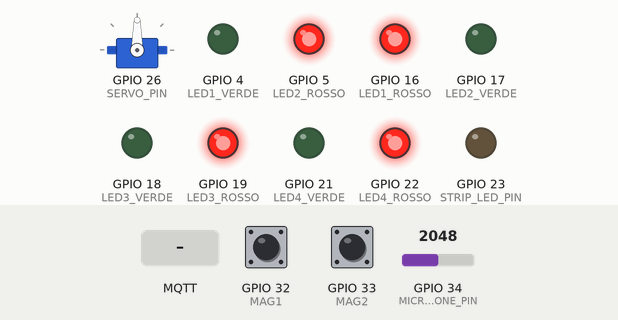
Recording of a sketch running on a simulated ESP32. Shown: servo, output pins drawn as LEDs (lit = HIGH). Inputs (shaded band) come from the test bench; at power-on: GPIO 32 (MAG1) HIGH, GPIO 33 (MAG2) HIGH, GPIO 34 (MICROPHONE_PIN) = 2048. WiFi joins after 1.5 s; servers stay silent unless stated; random numbers use the default seed unless the sketch sets one; no MQTT or app messages arrive unless stated; what the sketch prints to the serial monitor is not drawn.

Above: at 4.7 s.
4.8 s: MQTT message "green" arrives on the second subscribed topic
At 5.5 s:
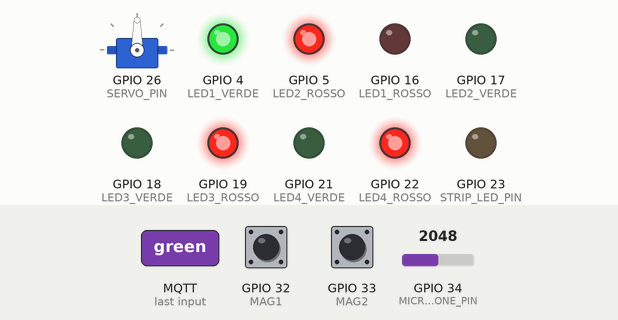
6.5 s: MQTT message "device/" arrives on the third subscribed topic
At 7.1 s:
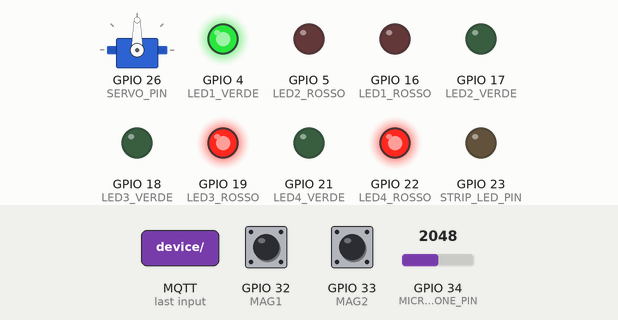
8.0 s: MQTT message "red" arrives on the second subscribed topic
At 9.2 s:
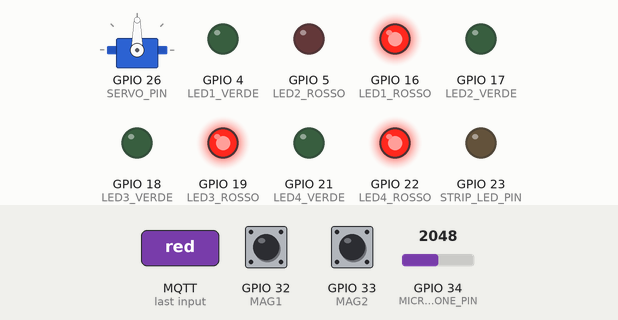
9.5 s: MQTT message "green" arrives on the third subscribed topic
At 10.5 s:
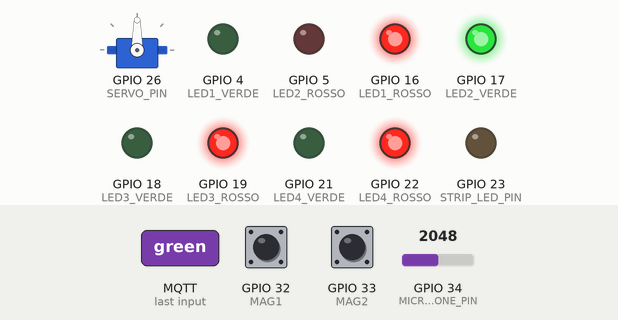
Timing chart, 0 to 12.5 s (numbered marks = the images above; inputs shaded):
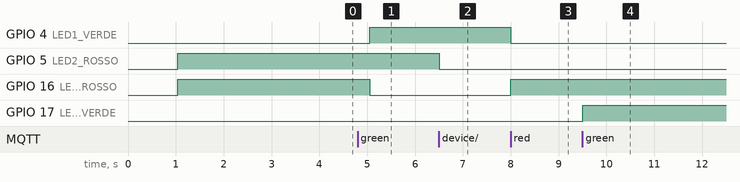

The sketch:

esp32-cucina-STABLE-CLOUD.ino
```cpp
/* =========================================================================
   ESP32 CUCINA - CLOUD-FIRST STABLE VERSION

   FASE 2 - Stabilizzazione Hardware + Cloud MQTT

   FEATURES:
   ✅ WiFiManager captive portal (AP: EscapeRoom-Cucina)
   ✅ HiveMQ Cloud MQTT over TLS (porta 8883)
   ✅ Triple watchdog (WiFi + MQTT + Hardware)
   ✅ Heartbeat strutturato ogni 30s
   ✅ Reset remoto via MQTT
   ✅ Last Will & Testament
   ✅ Zero IP hardcoded
   ✅ Zero SSID hardcoded

   Hardware:
   - 4 LED bicolore sincronizzati via MQTT
   - MAG1 (GPIO 32): Anta mobile decorativa
   - MAG2 (GPIO 33): Pentola sui fornelli
   - Servo frigo (GPIO 26)
   - Microfono serra con calibrazione adattiva (GPIO 34)
   - Strip LED serra (GPIO 23)
   ========================================================================= */

#include <WiFi.h>
#include <WiFiClientSecure.h>
#include <PubSubClient.h>
#include <ArduinoJson.h>
#include <WiFiManager.h>
#include <esp_task_wdt.h>
#include <ESP32Servo.h>

// ========================================================================
// CONFIGURAZIONE
// ========================================================================

const char* MQTT_SERVER = "your-cluster.hivemq.cloud";
const int   MQTT_PORT = 8883;
const char* MQTT_USER = "escape_device";
const char* MQTT_PASS = "your_password";

#define DEVICE_ID "cucina"
#define SESSION_ID 999

#define WIFI_RESTART_TIMEOUT 120000
#define MQTT_RESTART_TIMEOUT 180000
#define WDT_TIMEOUT 120

#define HEARTBEAT_INTERVAL 30000
#define PORTAL_TIMEOUT 180

#define ALLOW_INSECURE_TLS 1

// ========================================================================
// PIN HARDWARE
// ========================================================================

// Sensori magnetici
#define MAG1 32   // Anta mobile
#define MAG2 33   // Pentola

// Servo frigo
#define SERVO_PIN 26

// Strip LED serra
#define STRIP_LED_PIN 23

// Microfono
#define MICROPHONE_PIN 34

// LED bicolore
#define LED1_VERDE 4    // Porta cucina
#define LED1_ROSSO 16
#define LED2_VERDE 17   // Fornelli (invertito fisicamente)
#define LED2_ROSSO 5
#define LED3_VERDE 18   // Frigo
#define LED3_ROSSO 19
#define LED4_VERDE 21   // Serra
#define LED4_ROSSO 22

// ========================================================================
// OGGETTI GLOBALI
// ========================================================================

WiFiClientSecure espClient;
PubSubClient client(espClient);
WiFiManager wifiManager;
Servo servoFrigo;

// ========================================================================
// STATO HARDWARE
// ========================================================================

String led1Color = "red";
String led2Color = "red";
String led3Color = "red";
String led4Color = "red";

bool prevMag1 = HIGH;
bool prevMag2 = HIGH;
bool servoIsClosed = false;
bool stripLedOn = false;

unsigned long lastBlinkTime = 0;
bool blinkState = false;
const unsigned long BLINK_INTERVAL = 500;

// ========================================================================
// MICROFONO (CALIBRAZIONE ADATTIVA)
// ========================================================================

float baselineNoise = 0;
const int BASELINE_SAMPLES = 50;
const float BASELINE_ALPHA = 0.98;
const int PEAK_MARGIN = 800;
const int MIN_THRESHOLD = 500;
const int MAX_THRESHOLD = 3500;

unsigned long lastPeakTime = 0;
const unsigned long PEAK_COOLDOWN = 2000;

// ========================================================================
// TIMING & WATCHDOG
// ========================================================================

unsigned long tHeartbeat = 0;
unsigned long lastMicCheck = 0;
const unsigned long MIC_CHECK_INTERVAL = 100;

enum WiFiWatchdogState { WIFI_OK, WIFI_RECONNECTING };
enum MQTTWatchdogState { MQTT_OK, MQTT_RECONNECTING };

WiFiWatchdogState wifiWdState = WIFI_OK;
MQTTWatchdogState mqttWdState = MQTT_OK;

unsigned long wifiDisconnectTime = 0;
unsigned long mqttDisconnectTime = 0;
unsigned long mqttLastReconnectAttempt = 0;

// ========================================================================
// MQTT CALLBACK
// ========================================================================

void mqttCallback(char* topic, byte* payload, unsigned int length) {
  String topicStr = String(topic);
  String message = "";
  for (unsigned int i = 0; i < length; i++) {
    message += (char)payload[i];
  }

  // Reset remoto
  if (topicStr == "device/" + String(DEVICE_ID) + "/cmd/reset") {
    Serial.println("\n🔴 ===== RESET REMOTO =====");
    delay(1000);
    ESP.restart();
  }

  // Comandi cucina via MQTT
  if (topicStr == "escape/cucina/" + String(SESSION_ID) + "/led/porta") {
    led1Color = message;
    blinkState = true;
    lastBlinkTime = millis();
  }

  if (topicStr == "escape/cucina/" + String(SESSION_ID) + "/led/fornelli") {
    led2Color = message;
  }

  if (topicStr == "escape/cucina/" + String(SESSION_ID) + "/led/frigo") {
    led3Color = message;
  }

  if (topicStr == "escape/cucina/" + String(SESSION_ID) + "/led/serra") {
    led4Color = message;
  }

  if (topicStr == "escape/cucina/" + String(SESSION_ID) + "/strip/control") {
    stripLedOn = (message == "on" || message == "true");
    digitalWrite(STRIP_LED_PIN, stripLedOn ? HIGH : LOW);
  }

  if (topicStr == "escape/cucina/" + String(SESSION_ID) + "/servo/control") {
    if (message == "close" && !servoIsClosed) {
      servoFrigo.write(0);
      servoIsClosed = true;
    } else if (message == "open" && servoIsClosed) {
      servoFrigo.write(90);
      servoIsClosed = false;
    }
  }
}

// ========================================================================
// SETUP WIFI
// ========================================================================

void setupWiFi() {
  Serial.println("\n📡 ===== WIFI SETUP =====");

  wifiManager.setAPCallback([](WiFiManager *myWiFiManager) {
    Serial.println("⚠️  Modalità Captive Portal:");
    Serial.println("   SSID: EscapeRoom-Cucina");
    Serial.println("   IP: 192.168.4.1");
  });

  wifiManager.setConfigPortalTimeout(PORTAL_TIMEOUT);

  if (!wifiManager.autoConnect("EscapeRoom-Cucina")) {
    Serial.println("❌ WiFi timeout, riavvio...");
    delay(3000);
    ESP.restart();
  }

  Serial.println("✅ WiFi connesso!");
  Serial.print("   IP: ");
  Serial.println(WiFi.localIP());
}

// ========================================================================
// SETUP MQTT
// ========================================================================

void setupMQTT() {
  Serial.println("\n🔌 ===== MQTT SETUP =====");

  #if ALLOW_INSECURE_TLS
    espClient.setInsecure();
    Serial.println("⚠️  TLS INSECURE MODE");
  #endif

  client.setServer(MQTT_SERVER, MQTT_PORT);
  client.setCallback(mqttCallback);
}

// ========================================================================
// MQTT RECONNECT
// ========================================================================

void reconnectMQTT() {
  if (client.connected()) return;

  if (millis() - mqttLastReconnectAttempt < 5000) return;
  mqttLastReconnectAttempt = millis();

  Serial.print("🔌 MQTT reconnect...");

  String clientId = "ESP32-Cucina-" + String(random(0xffff), HEX);
  String willTopic = "device/" + String(DEVICE_ID) + "/status";

  if (client.connect(
    clientId.c_str(),
    MQTT_USER,
    MQTT_PASS,
    willTopic.c_str(),
    1,
    false,
    "offline"
  )) {
    Serial.println(" ✅");

    client.publish(willTopic.c_str(), "online", true);

    String resetTopic = "device/" + String(DEVICE_ID) + "/cmd/reset";
    String baseTopic = "escape/cucina/" + String(SESSION_ID) + "/";

    client.subscribe(resetTopic.c_str());
    client.subscribe((baseTopic + "led/porta").c_str());
    client.subscribe((baseTopic + "led/fornelli").c_str());
    client.subscribe((baseTopic + "led/frigo").c_str());
    client.subscribe((baseTopic + "led/serra").c_str());
    client.subscribe((baseTopic + "strip/control").c_str());
    client.subscribe((baseTopic + "servo/control").c_str());

    Serial.println("📥 Subscribed a topic cucina");

  } else {
    Serial.print(" ❌ (rc=");
    Serial.print(client.state());
    Serial.println(")");
  }
}

// ========================================================================
// HEARTBEAT
// ========================================================================

void sendHeartbeat() {
  if (millis() - tHeartbeat < HEARTBEAT_INTERVAL) return;
  tHeartbeat = millis();

  StaticJsonDocument<300> doc;
  doc["device_id"] = DEVICE_ID;
  doc["uptime_s"] = millis() / 1000;
  doc["wifi_rssi"] = WiFi.RSSI();
  doc["free_heap"] = ESP.getFreeHeap();
  doc["mqtt_connected"] = client.connected();
  doc["mag1_state"] = digitalRead(MAG1);
  doc["mag2_state"] = digitalRead(MAG2);
  doc["mic_baseline"] = (int)baselineNoise;

  char buffer[300];
  serializeJson(doc, buffer);

  String topic = "device/" + String(DEVICE_ID) + "/heartbeat";
  client.publish(topic.c_str(), buffer, true);
}

// ========================================================================
// WATCHDOG
// ========================================================================

void checkWiFiWatchdog() {
  if (WiFi.status() != WL_CONNECTED) {
    if (wifiWdState == WIFI_OK) {
      wifiDisconnectTime = millis();
      wifiWdState = WIFI_RECONNECTING;
      Serial.println("⚠️  WiFi perso");
      WiFi.reconnect();
    } else {
      if (millis() - wifiDisconnectTime > WIFI_RESTART_TIMEOUT) {
        Serial.println("\n🔴 WIFI WATCHDOG → RESTART!");
        delay(1000);
        ESP.restart();
      }
    }
  } else {
    if (wifiWdState == WIFI_RECONNECTING) {
      Serial.println("✅ WiFi recuperato!");
    }
    wifiWdState = WIFI_OK;
  }
}

void checkMQTTWatchdog() {
  if (wifiWdState != WIFI_OK) return;

  if (!client.connected()) {
    if (mqttWdState == MQTT_OK) {
      mqttDisconnectTime = millis();
      mqttWdState = MQTT_RECONNECTING;
      reconnectMQTT();
    } else {
      if (millis() - mqttDisconnectTime > MQTT_RESTART_TIMEOUT) {
        Serial.println("\n🔴 MQTT WATCHDOG → RESTART!");
        delay(1000);
        ESP.restart();
      }
      reconnectMQTT();
    }
  } else {
    if (mqttWdState == MQTT_RECONNECTING) {
      Serial.println("✅ MQTT recuperato!");
    }
    mqttWdState = MQTT_OK;
  }
}

// ========================================================================
// LED CONTROL
// ========================================================================

void setLED(int pinVerde, int pinRosso, String color) {
  if (color == "green") {
    digitalWrite(pinVerde, HIGH);
    digitalWrite(pinRosso, LOW);
  } else if (color == "red") {
    digitalWrite(pinVerde, LOW);
    digitalWrite(pinRosso, HIGH);
  } else if (color == "yellow") {
    digitalWrite(pinVerde, HIGH);
    digitalWrite(pinRosso, HIGH);
  } else {
    digitalWrite(pinVerde, LOW);
    digitalWrite(pinRosso, LOW);
  }
}

void updateDoorLED() {
  if (led1Color == "red") {
    digitalWrite(LED1_VERDE, LOW);
    digitalWrite(LED1_ROSSO, HIGH);
  }
  else if (led1Color == "blinking") {
    unsigned long now = millis();
    if (now - lastBlinkTime >= BLINK_INTERVAL) {
      blinkState = !blinkState;
      lastBlinkTime = now;
    }
    if (blinkState) {
      digitalWrite(LED1_VERDE, HIGH);
      digitalWrite(LED1_ROSSO, LOW);
    } else {
      digitalWrite(LED1_VERDE, LOW);
      digitalWrite(LED1_ROSSO, LOW);
    }
  }
  else if (led1Color == "green") {
    digitalWrite(LED1_VERDE, HIGH);
    digitalWrite(LED1_ROSSO, LOW);
  }
}

// ========================================================================
// SENSORI MAGNETICI
// ========================================================================

void checkMAG1() {
  bool currentMag1 = digitalRead(MAG1);

  if (currentMag1 != prevMag1) {
    Serial.println("\n🗄️ MAG1 ANTA cambiato");

    String topic = "escape/cucina/" + String(SESSION_ID) + "/mag1/trigger";
    client.publish(topic.c_str(), currentMag1 == LOW ? "closed" : "open");

    prevMag1 = currentMag1;
    delay(1000);
  }
}

void checkMAG2() {
  bool currentMag2 = digitalRead(MAG2);

  if (currentMag2 != prevMag2) {
    Serial.println("\n🍳 MAG2 PENTOLA cambiato");

    if (currentMag2 == LOW) {
      String topic = "escape/cucina/" + String(SESSION_ID) + "/mag2/trigger";
      client.publish(topic.c_str(), "detected");
    }

    prevMag2 = currentMag2;
    delay(1000);
  }
}

// ========================================================================
// MICROFONO
// ========================================================================

void checkMicrophonePeak() {
  unsigned long now = millis();
  if (now - lastMicCheck < MIC_CHECK_INTERVAL) return;
  lastMicCheck = now;

  int soundLevel = analogRead(MICROPHONE_PIN);

  float currentThreshold = baselineNoise + PEAK_MARGIN;
  currentThreshold = constrain(currentThreshold, MIN_THRESHOLD, MAX_THRESHOLD);

  if (soundLevel < currentThreshold) {
    baselineNoise = (BASELINE_ALPHA * baselineNoise) + ((1 - BASELINE_ALPHA) * soundLevel);
  }

  if (soundLevel > currentThreshold && (now - lastPeakTime > PEAK_COOLDOWN)) {
    lastPeakTime = now;

    Serial.println("\n🎤 PICCO SONORO!");
    Serial.print("   Level: ");
    Serial.print(soundLevel);
    Serial.print(" / Threshold: ");
    Serial.println(currentThreshold, 0);

    String topic = "escape/cucina/" + String(SESSION_ID) + "/microphone/peak";
    client.publish(topic.c_str(), "detected");
  }
}

// ========================================================================
// PUBLISH STATE
// ========================================================================

void publishHardwareState() {
  if (!client.connected()) return;

  static unsigned long lastPublish = 0;
  if (millis() - lastPublish < 1000) return;
  lastPublish = millis();

  String base = "escape/cucina/" + String(SESSION_ID) + "/";

  client.publish((base + "led/porta").c_str(), led1Color.c_str());
  client.publish((base + "led/fornelli").c_str(), led2Color.c_str());
  client.publish((base + "led/frigo").c_str(), led3Color.c_str());
  client.publish((base + "led/serra").c_str(), led4Color.c_str());
  client.publish((base + "strip/state").c_str(), stripLedOn ? "on" : "off");
  client.publish((base + "servo/state").c_str(), servoIsClosed ? "closed" : "open");
}

// ========================================================================
// SETUP
// ========================================================================

void setup() {
  Serial.begin(115200);
  delay(1000);

  Serial.println("\n\n");
  Serial.println("╔════════════════════════════════════════════════╗");
  Serial.println("║  ESP32 CUCINA - STABLE CLOUD VERSION          ║");
  Serial.println("║  Fase 2: WiFiManager + HiveMQ + Watchdog      ║");
  Serial.println("╚════════════════════════════════════════════════╝");

  Serial.println("\n🐕 Hardware Watchdog...");
  esp_task_wdt_init(WDT_TIMEOUT, true);
  esp_task_wdt_add(NULL);

  Serial.println("\n📌 Configurazione pin...");
  pinMode(MAG1, INPUT_PULLUP);
  pinMode(MAG2, INPUT_PULLUP);
  pinMode(LED1_VERDE, OUTPUT);
  pinMode(LED1_ROSSO, OUTPUT);
  pinMode(LED2_VERDE, OUTPUT);
  pinMode(LED2_ROSSO, OUTPUT);
  pinMode(LED3_VERDE, OUTPUT);
  pinMode(LED3_ROSSO, OUTPUT);
  pinMode(LED4_VERDE, OUTPUT);
  pinMode(LED4_ROSSO, OUTPUT);
  pinMode(STRIP_LED_PIN, OUTPUT);

  // LED iniziali rossi
  setLED(LED1_VERDE, LED1_ROSSO, "red");
  setLED(LED2_VERDE, LED2_ROSSO, "red");
  setLED(LED3_VERDE, LED3_ROSSO, "red");
  setLED(LED4_VERDE, LED4_ROSSO, "red");
  digitalWrite(STRIP_LED_PIN, LOW);

  // Servo
  servoFrigo.attach(SERVO_PIN);
  servoFrigo.write(90);
  servoIsClosed = false;

  Serial.println("   ✅ Pin configurati");

  setupWiFi();
  setupMQTT();

  // Calibrazione microfono
  Serial.println("\n🔧 Calibrazione microfono...");
  long sum = 0;
  for(int i = 0; i < BASELINE_SAMPLES; i++) {
    sum += analogRead(MICROPHONE_PIN);
    delay(20);
    if (i % 10 == 0) Serial.print(".");
  }
  baselineNoise = sum / (float)BASELINE_SAMPLES;
  Serial.println("\n✅ Microfono calibrato!");
  Serial.print("   Baseline: ");
  Serial.println(baselineNoise, 0);

  reconnectMQTT();

  prevMag1 = digitalRead(MAG1);
  prevMag2 = digitalRead(MAG2);

  Serial.println("\n✅ ===== SISTEMA PRONTO =====");
  Serial.print("   Device ID: ");
  Serial.println(DEVICE_ID);
  Serial.println("   🐕 Watchdog attivi");
  Serial.println("   💓 Heartbeat ogni 30s\n");
}

// ========================================================================
// LOOP
// ========================================================================

void loop() {
  esp_task_wdt_reset();

  checkWiFiWatchdog();
  checkMQTTWatchdog();

  if (client.connected()) {
    client.loop();
  }

  sendHeartbeat();

  checkMAG1();
  checkMAG2();
  checkMicrophonePeak();

  updateDoorLED();
  setLED(LED2_VERDE, LED2_ROSSO, led2Color);
  setLED(LED3_VERDE, LED3_ROSSO, led3Color);
  setLED(LED4_VERDE, LED4_ROSSO, led4Color);

  publishHardwareState();

  delay(10);
}
```

Measured:
- after the input at 4.8 s, GPIO 4 (LED1_VERDE): LOW → HIGH after 0.26 s; GPIO 16 (LED1_ROSSO): HIGH → LOW after 0.26 s
- after the input at 6.5 s, GPIO 5 (LED2_ROSSO): HIGH → LOW at once
- after the input at 8.0 s, GPIO 4 (LED1_VERDE): HIGH → LOW at once; GPIO 16 (LED1_ROSSO): LOW → HIGH at once
- after the input at 9.5 s, GPIO 17 (LED2_VERDE): LOW → HIGH at once
